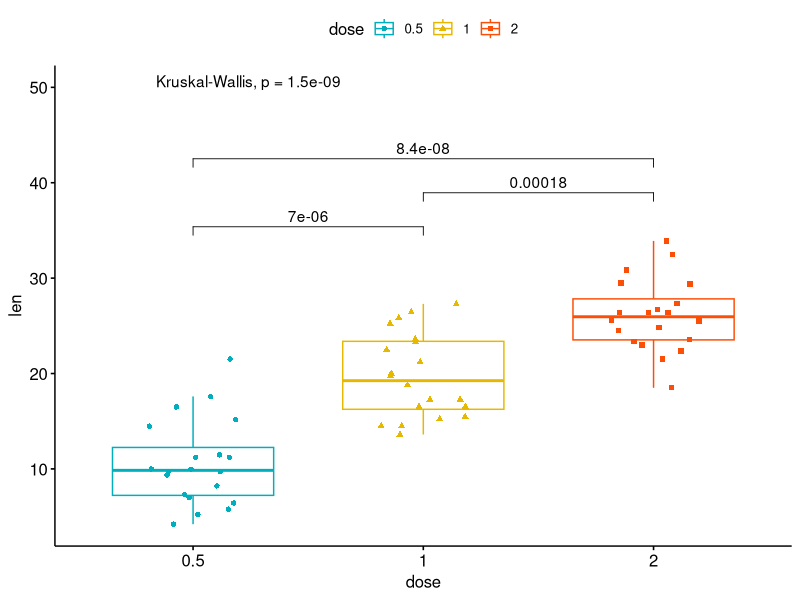

The R source for this figure:
#!/usr/bin/env Rscript
library(ggpubr)
# Create some data format
# :::::::::::::::::::::::::::::::::::::::::::::::::::

set.seed(1234)
wdata = data.frame(
   sex = factor(rep(c("F", "M"), each=200)),
      weight = c(rnorm(200, 55), rnorm(200, 58)))
	  head(wdata, 4)


data("ToothGrowth")
df <- ToothGrowth
head(df, 4)
for (i in 1:1){

plot.name=(paste("plot.test", toString(i), ".png", sep = "_"))
print(plot.name)
png(plot.name)
p <- ggboxplot(df, x = "dose", y = "len",
                 color = "dose", palette =c("#00AFBB", "#E7B800", "#FC4E07"),
				                 add = "jitter", shape = "dose")

my_comparisons <- list( c("0.5", "1"), c("1", "2"), c("0.5", "2") )
p = p + stat_compare_means(comparisons = my_comparisons)+ # Add pairwise comparisons p-value
  stat_compare_means(label.y = 50)                   # Add global p-value

print(p)
dev.off()
}
